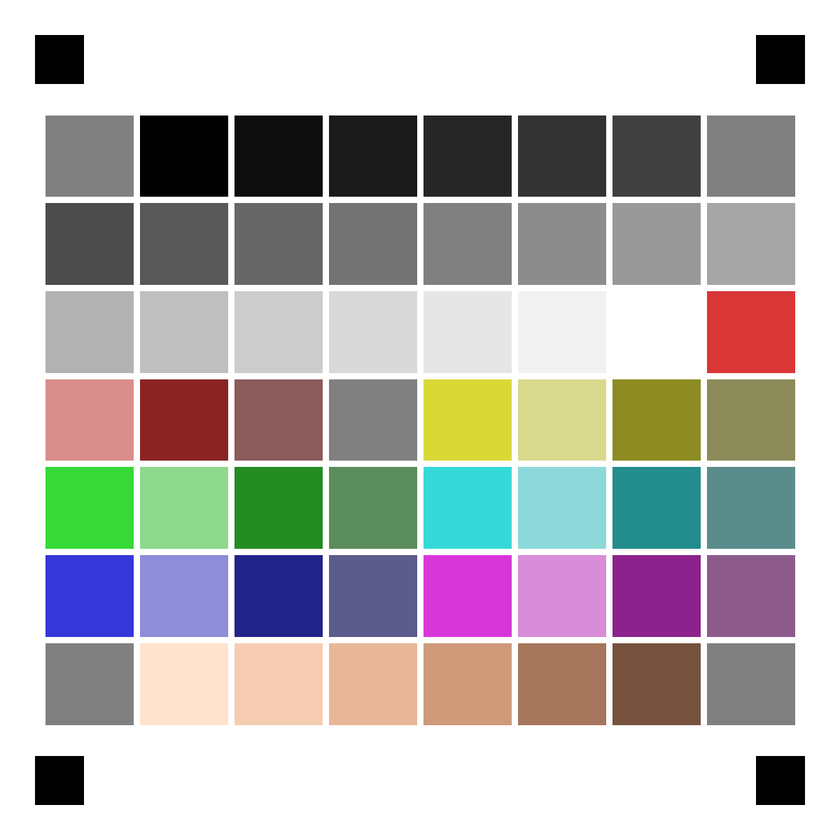
#> input picture tools/chart/reference-chart.png, 840 x 840 px, shrunk from 1200 x 1200 before the run
$ python fit-filter.py chart/reference-chart.png
#> lines starting #> are read from the running program, lines starting #| are printed output that depends on the picture; after the words box and inside, x2 and y2 are one past the last pixel; in counts of white or black regions, pixels touching at a corner belong together
#!/usr/bin/env python3
"""
필터 앱이 적용한 룩을 photobooth 의 FilmGrade 로 역산합니다.

    tools/.venv/bin/python tools/fit-filter.py 내보낸사진.jpg --name "Dazz Classic" --key dazzClassic

원리
  FilmGrade 는 채도 → 채널별 톤커브 → 그레인 순서로 적용됩니다.
  차트의 **중성 회색 패치는 R=G=B 라 채도 단계를 통과해도 값이 변하지 않으므로**,
  그 출력이 곧 채널별 톤커브입니다. 커브를 먼저 확정한 뒤, 컬러 패치에서
  "채도 s 를 넣고 그 커브를 태웠을 때 측정값과 가장 가까워지는 s" 를 1차원 탐색합니다.

  비네팅을 넣는 앱이 많아서, 같은 회색 감시 패치 5개로 반경 방향 감쇠를 먼저 모델링하고
  (gain = 1 + k·r²) 모든 측정값을 보정한 뒤에 커브를 뜹니다. 이걸 빼먹으면 바깥쪽 패치가
  어둡게 측정돼 커브 전체가 아래로 눌립니다.

한계
  · 앱이 넣는 라이트리크·색수차·국소 대비(clarity) 처럼 위치마다 다른 효과는 담기지 않습니다.
    FilmGrade 가 표현할 수 있는 전역 색 변환만 뽑아냅니다.
  · 얼굴을 인식해 피부만 따로 보정하는 앱(SODA·SNOW 계열)은 차트로 재현되지 않습니다.
  · 그레인은 **낮게 잡힙니다**. 알갱이는 거의 순수한 고주파라 JPEG 양자화가 먼저 지웁니다.
    알려진 값 0.35 를 넣고 왕복시켜 봤을 때 0.23 이 나왔으므로(비네팅 18%+1080 축소+q92),
    눈으로 보고 1.5배쯤 올려 잡는 편이 실제에 가깝습니다. 커브·채도는 이 영향을 받지 않습니다
    (오차 0.006 이하 — 255단계로 2 미만).
"""

import argparse
import json
import sys
from pathlib import Path

import numpy as np
from PIL import Image, ImageCms

CHART_DIR = Path(__file__).resolve().parent / "chart"


# ── 이미지 읽기 ────────────────────────────────────────────────────────
def load_srgb(path: Path) -> np.ndarray:
    """사진을 sRGB 로 맞춰 읽습니다. 아이폰 내보내기는 Display P3 인 경우가 많습니다."""
    image = Image.open(path)
    icc = image.info.get("icc_profile")
    if icc:
        try:
            source = ImageCms.ImageCmsProfile(__import__("io").BytesIO(icc))
            name = ImageCms.getProfileDescription(source).strip()
            if "sRGB" not in name:
                print(f"  색공간 변환: {name} → sRGB")
                image = ImageCms.profileToProfile(
                    image, source, ImageCms.createProfile("sRGB"), outputMode="RGB"
                )
        except Exception as error:  # 프로파일이 깨져 있어도 진행합니다
            print(f"  (색공간 변환 건너뜀: {error})")
    return np.asarray(image.convert("RGB"), dtype=np.float64)


# ── 기준점 검출 ────────────────────────────────────────────────────────
def find_markers(gray: np.ndarray, expected_px: float) -> list[tuple[float, float]]:
    """네 귀퉁이의 검은 사각형 중심을 찾습니다."""
    height, width = gray.shape
    frac = 0.16
    box_w, box_h = int(width * frac), int(height * frac)
    regions = [
        (0, 0, box_w, box_h),
        (width - box_w, 0, width, box_h),
        (0, height - box_h, box_w, height),
        (width - box_w, height - box_h, width, height),
    ]

    centers = []
    for x0, y0, x1, y1 in regions:
        sub = gray[y0:y1, x0:x1]
        # 흰 여백 속 검은 사각형이라 국소 대비가 확실합니다. 비네팅이 있어도 유지됩니다.
        threshold = sub.min() + (sub.max() - sub.min()) * 0.4
        mask = sub <= threshold
        if mask.sum() < 16:
            raise SystemExit("기준점을 찾지 못했습니다 — 차트를 자르지 않고 내보냈는지 확인하세요.")
        ys, xs = np.nonzero(mask)
        cx, cy = xs.mean(), ys.mean()
        # 한 번 더 좁혀 잡습니다 — 근처 패치가 걸려 들었을 때 중심이 끌려가는 걸 막습니다.
        half = expected_px * 0.9
        keep = (np.abs(xs - cx) < half) & (np.abs(ys - cy) < half)
        if keep.sum() >= 16:
            xs, ys = xs[keep], ys[keep]
        area_ratio = len(xs) / (expected_px**2)
        if not 0.4 < area_ratio < 2.5:
            print(f"  경고: 기준점 넓이가 예상의 {area_ratio:.2f}배입니다(1.0 이 정상)")
        centers.append((x0 + xs.mean(), y0 + ys.mean()))
    return centers


def fit_affine(chart_pts, image_pts):
    """차트 좌표 → 사진 좌표 아핀 변환. 축소·이동·약간의 회전을 함께 흡수합니다."""
    A, bx, by = [], [], []
    for (cx, cy), (ix, iy) in zip(chart_pts, image_pts):
        A.append([cx, cy, 1])
        bx.append(ix)
        by.append(iy)
    A = np.array(A)
    px, *_ = np.linalg.lstsq(A, np.array(bx), rcond=None)
    py, *_ = np.linalg.lstsq(A, np.array(by), rcond=None)
    residual = max(
        abs(np.array(A) @ px - np.array(bx)).max(),
        abs(np.array(A) @ py - np.array(by)).max(),
    )
    return (px, py), residual


def to_image(point, transform):
    px, py = transform
    x, y = point
    return px[0] * x + px[1] * y + px[2], py[0] * x + py[1] * y + py[2]


# ── 패치 측정 ──────────────────────────────────────────────────────────
def sample_patch(pixels: np.ndarray, rect, transform, shrink=0.55):
    """패치 안쪽만 잘라 채널별 중앙값을 냅니다. 중앙값이라 그레인·먼지에 흔들리지 않습니다."""
    x0, y0, x1, y1 = rect
    cx, cy = (x0 + x1) / 2, (y0 + y1) / 2
    half_w, half_h = (x1 - x0) / 2 * shrink, (y1 - y0) / 2 * shrink
    corners = [
        to_image((cx - half_w, cy - half_h), transform),
        to_image((cx + half_w, cy - half_h), transform),
        to_image((cx - half_w, cy + half_h), transform),
        to_image((cx + half_w, cy + half_h), transform),
    ]
    xs = [c[0] for c in corners]
    ys = [c[1] for c in corners]
    # 회전이 있어도 확실히 패치 안쪽인 영역만 씁니다.
    left, right = int(np.ceil(max(xs[0], xs[2]))), int(np.floor(min(xs[1], xs[3])))
    top, bottom = int(np.ceil(max(ys[0], ys[1]))), int(np.floor(min(ys[2], ys[3])))
    height, width = pixels.shape[:2]
    left, top = max(0, left), max(0, top)
    right, bottom = min(width, right), min(height, bottom)
    if right - left < 3 or bottom - top < 3:
        raise SystemExit("패치 영역이 너무 작습니다 — 내보낸 사진이 지나치게 작지 않은지 확인하세요.")
    region = pixels[top:bottom, left:right]
    return np.median(region.reshape(-1, 3), axis=0), region


# ── 비네팅 ─────────────────────────────────────────────────────────────
def fit_vignette(guards, chart_size):
    """감시 패치 5개로 gain = g0·(1 + k·r²) 를 맞춥니다. r 은 중심에서의 정규화 거리."""
    radii, values = [], []
    for patch, measured, _ in guards:
        cx, cy = patch["center"]
        nx = (cx - chart_size / 2) / (chart_size / 2)
        ny = (cy - chart_size / 2) / (chart_size / 2)
        radii.append(nx * nx + ny * ny)  # r²
        values.append(float(np.mean(measured)))
    radii = np.array(radii)
    values = np.array(values)
    # values ≈ g0 + g0·k·r²  → 선형 회귀 후 k = 기울기/절편
    A = np.stack([np.ones_like(radii), radii], axis=1)
    (g0, slope), *_ = np.linalg.lstsq(A, values, rcond=None)
    k = slope / g0 if g0 > 1e-6 else 0.0
    return g0, k


def vignette_gain(patch, k, chart_size):
    cx, cy = patch["center"]
    nx = (cx - chart_size / 2) / (chart_size / 2)
    ny = (cy - chart_size / 2) / (chart_size / 2)
    return 1 + k * (nx * nx + ny * ny)


# ── 커브 ───────────────────────────────────────────────────────────────
def build_lut(table: list[float]) -> np.ndarray:
    """filmGrade.ts 의 buildLut 과 같은 식입니다(9제어점 선형보간 → 256칸)."""
    n = len(table) - 1
    lut = np.empty(256)
    for i in range(256):
        t = (i / 255) * n
        k = min(n - 1, int(np.floor(t)))
        f = t - k
        lut[i] = round((table[k] + (table[k + 1] - table[k]) * f) * 255)
    return lut


def fit_curve(neutrals) -> dict[str, list[float]]:
    """중성 패치의 입력→출력 관계를 9개 제어점으로 줄입니다."""
    inputs = np.array([p["rgb"][0] for p, _, _ in neutrals], dtype=float)
    order = np.argsort(inputs)
    inputs = inputs[order]
    curves = {}
    for channel in range(3):
        outputs = np.array([m[channel] for _, m, _ in neutrals], dtype=float)[order]
        control = np.interp(np.linspace(0, 255, 9), inputs, outputs) / 255
        control = np.clip(control, 0, 1)
        monotone = np.maximum.accumulate(control)
        if np.max(np.abs(monotone - control)) > 0.006:
            print("  경고: 커브가 단조롭지 않습니다 — 측정 잡음이거나 국소 보정을 쓰는 앱입니다")
        curves["rgb"[channel]] = [round(float(v), 4) for v in monotone]
    return curves


def saturate_matrix(s: float) -> np.ndarray:
    return np.array([
        [0.213 + 0.787 * s, 0.715 - 0.715 * s, 0.072 - 0.072 * s],
        [0.213 - 0.213 * s, 0.715 + 0.285 * s, 0.072 - 0.072 * s],
        [0.213 - 0.213 * s, 0.715 - 0.715 * s, 0.072 + 0.928 * s],
    ])


def fit_saturation(colors, curves) -> tuple[float, float]:
    """채도 → 커브 순서로 넣었을 때 컬러 패치를 가장 잘 맞히는 s 를 찾습니다."""
    luts = [build_lut(curves[c]) for c in "rgb"]
    inputs = np.array([p["rgb"] for p, _, _ in colors], dtype=float)
    measured = np.array([m for _, m, _ in colors], dtype=float)

    best_s, best_error = 1.0, float("inf")
    for s in np.arange(0.0, 2.0005, 0.005):
        shifted = np.clip(inputs @ saturate_matrix(s).T, 0, 255)
        index = np.rint(shifted).astype(int)
        predicted = np.stack([luts[c][index[:, c]] for c in range(3)], axis=1)
        error = float(np.mean((predicted - measured) ** 2))
        if error < best_error:
            best_s, best_error = float(s), error
    return best_s, np.sqrt(best_error)


# ── 그레인 ─────────────────────────────────────────────────────────────
def estimate_grain(neutrals, guards) -> tuple[float, float]:
    """중간톤 패치의 평면 제거 후 잔차 표준편차 → grain = std / 8.66.

    filmGrade.ts 는 진폭 `grain×30` 인 균등난수를 더하므로 표준편차는 `grain×30/√12`
    = `grain×8.66` 입니다. 다만 그 난수에는 밝기 가중치
    `weight = 1 − |luma−0.5|×1.6` 이 곱해지므로, 패치마다 자기 가중치로 되나눠야
    합니다. 안 그러면 가중치가 1보다 작은 패치들 때문에 결과가 15%쯤 낮게 나옵니다.
    """
    samples = []
    for patch, measured, region in neutrals + guards:
        luma = float(np.mean(measured))
        if not 90 <= luma <= 170:          # 그레인 가중치가 1 에 가까운 구간
            continue
        weight = 1 - abs(luma / 255 - 0.5) * 1.6
        if weight <= 0.5:
            continue
        gray = region @ np.array([0.299, 0.587, 0.114])
        h, w = gray.shape
        ys, xs = np.mgrid[0:h, 0:w]
        # 비네팅·조명 기울기를 평면으로 빼고 남은 것만 노이즈로 봅니다.
        A = np.stack([xs.ravel(), ys.ravel(), np.ones(h * w)], axis=1)
        coefficients, *_ = np.linalg.lstsq(A, gray.ravel(), rcond=None)
        samples.append(float(np.std(gray.ravel() - A @ coefficients)) / weight)
    if not samples:
        return 0.0, 0.0
    std = float(np.median(samples))
    return std / 8.66, std


def main():
    parser = argparse.ArgumentParser(description="필터 앱의 룩을 FilmGrade 로 역산합니다")
    parser.add_argument("image", type=Path, help="필터를 적용해 내보낸 차트 사진")
    parser.add_argument("--name", default="Fitted", help="필터 표시 이름")
    parser.add_argument("--key", default="fitted", help="필터 키(영문)")
    args = parser.parse_args()

    meta = json.loads((CHART_DIR / "reference-chart.json").read_text(encoding="utf-8"))
#> (reads tools/chart/reference-chart.json from the repository)
    chart_size = meta["size"]

    print(f"읽는 중: {args.image}")
    pixels = load_srgb(args.image)
#> in load_srgb, image is the input picture: PIL image 840x840 RGB; mean R, G, B 183.7, 181.1, 179.5
#> in load_srgb, `name = ImageCms.getProfileDescription(source).strip()`: name = 'sRGB built-in'
    height, width = pixels.shape[:2]
#> height = 840; width = 840
    print(f"  크기 {width}×{height}")
#|   크기 840×840

    gray = pixels @ np.array([0.299, 0.587, 0.114])
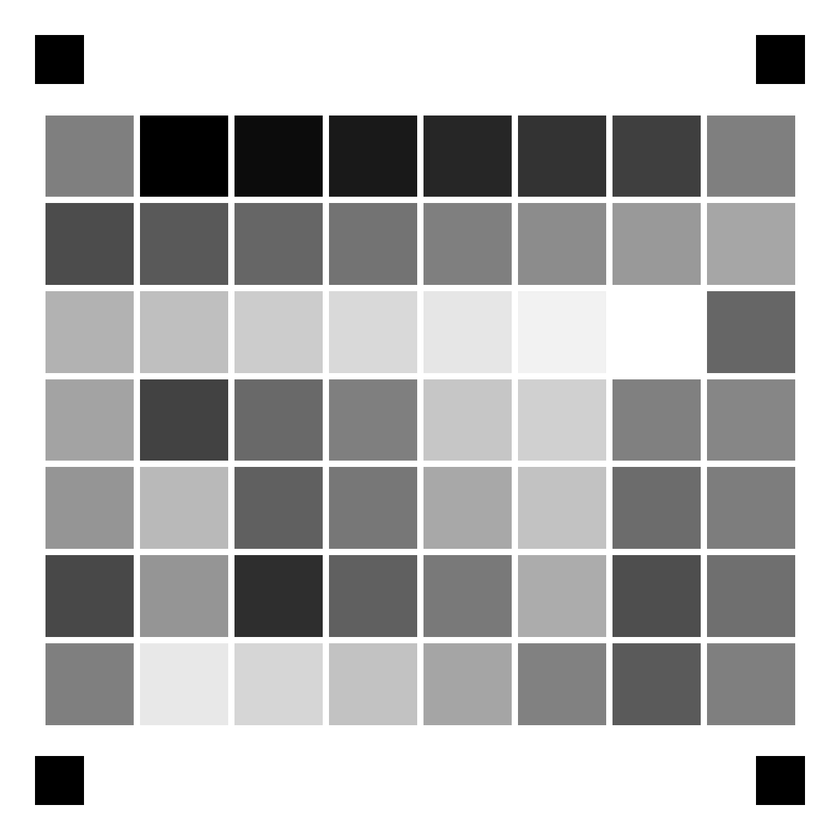
#> gray: shape (840, 840) float64; min 0, max 255, mean 181.7
    expected_marker = meta["marker_size"] / chart_size * width
#> expected_marker = 49
    markers = find_markers(gray, expected_marker)
#> the loop in find_markers, `for x0, y0, x1, y1 in regions:` made 4 passes
#> (cx, cy) on passes 1 to 4: (59, 59), (74, 59), (59, 74), (74, 74)
#> pass 1, in find_markers, `sub = gray[y0:y1, x0:x1]`:
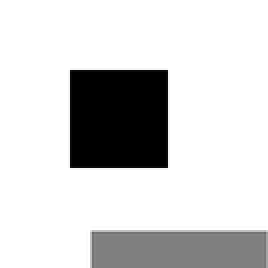
#> sub: shape (134, 134) float64 (shown 2 times larger); min 0, max 255, mean 209.3
#> pass 1, in find_markers, `mask = sub <= threshold`:
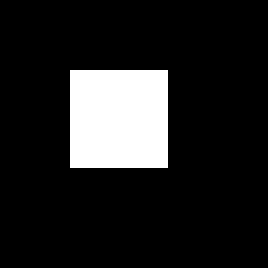
#> mask: shape (134, 134) bool (shown 2 times larger); 13.4% white; 1 white region, box (x1, y1, x2, y2) and area: (35, 35, 84, 84) 2401
#> pass 2, in find_markers, `sub = gray[y0:y1, x0:x1]`:
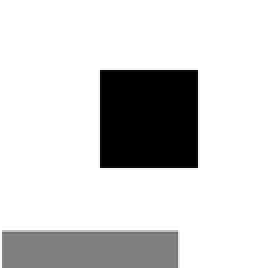
#> sub: shape (134, 134) float64 (shown 2 times larger); min 0, max 255, mean 209.3
#> pass 2, in find_markers, `mask = sub <= threshold`:
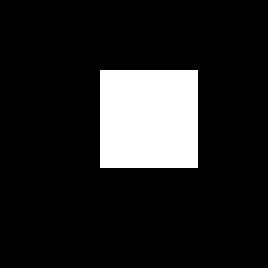
#> mask: shape (134, 134) bool (shown 2 times larger); 13.4% white; 1 white region, box (x1, y1, x2, y2) and area: (50, 35, 99, 84) 2401
#> after the loop in find_markers, `for x0, y0, x1, y1 in regions:`:
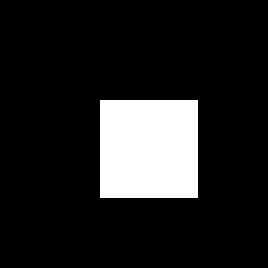
#> mask: shape (134, 134) bool (shown 2 times larger); 13.4% white; 1 white region, box (x1, y1, x2, y2) and area: (50, 50, 99, 99) 2401
#> after the loop in find_markers, `for x0, y0, x1, y1 in regions:`: centers = [(59, 59), (780, 59), (59, 780), (780, 780)]
#> markers = [(59, 59), (780, 59), (59, 780), (780, 780)]
    transform, residual = fit_affine(meta["markers"], markers)
#> the loop in fit_affine, `for (cx, cy), (ix, iy) in zip(chart_pts, image_pts):` made 4 passes
#> (cx, cy, ix, iy) on passes 1 to 4: (85, 85, 59, 59), (1115, 85, 780, 59), (85, 1115, 59, 780), (1115, 1115, 780, 780)
#> after the loop in fit_affine, `for (cx, cy), (ix, iy) in zip(chart_pts, image_pts):`: A = [[85, 85, 1], [1115, 85, 1], [85, 1115, 1], [1115, 1115, 1]]; bx = [59, 780, 59, 780]; by = [59, 59, 780, 780]
#> in fit_affine, `px, *_ = np.linalg.lstsq(A, np.array(bx), rcond=None)`: px = [0.7, 2.49e-16, -0.5]
#> in fit_affine, `py, *_ = np.linalg.lstsq(A, np.array(by), rcond=None)`: py = [-4.35e-16, 0.7, -0.5]
#> in fit_affine, `residual = max( abs(np.array(A) @ px - np.array(bx)).max(), abs(np.arr..`: residual = 5.47e-13
#> transform = ([0.7, 2.49e-16, -0.5], [-4.35e-16, 0.7, -0.5]); residual = 5.47e-13
    print(f"  기준점 정합 오차 {residual:.2f}px", end="")
#|   기준점 정합 오차 0.00px
    print(" — 양호" if residual < 3 else " — 큽니다(자르기·왜곡 의심)")
#|  — 양호

    measured = {"neutral": [], "guard": [], "color": [], "filler": []}
    for patch in meta["patches"]:
        value, region = sample_patch(pixels, patch["rect"], transform)
        measured[patch["role"]].append((patch, value, region))
#> this loop made 56 passes
#> (xs in sample_patch, ys in sample_patch, left in sample_patch, right in sample_patch, top in sample_patch, bottom in sample_patch) on passes 1 to 7: ([64.69, 112.8, 64.69, 112.8], [133.2, 133.2, 177.8, 177.8], 65, 112, 134, 177), ([159.2, 207.3, 159.2, 207.3], [133.2, 133.2, 177.8, 177.8], 160, 207, 134, 177), ([253.7, 301.8, 253.7, 301.8], [133.2, 133.2, 177.8, 177.8], 254, 301, 134, 177), ([348.2, 396.3, 348.2, 396.3], [133.2, 133.2, 177.8, 177.8], 349, 396, 134, 177), ([442.7, 490.8, 442.7, 490.8], [133.2, 133.2, 177.8, 177.8], 443, 490, 134, 177), ([537.2, 585.3, 537.2, 585.3], [133.2, 133.2, 177.8, 177.8], 538, 585, 134, 177), ([631.7, 679.8, 631.7, 679.8], [133.2, 133.2, 177.8, 177.8], 632, 679, 134, 177)
#> (xs in sample_patch, ys in sample_patch, left in sample_patch, right in sample_patch) on pass 24: ([726.2, 774.3, 726.2, 774.3], [309.2, 309.2, 353.8, 353.8], 727, 774)

    # ① 비네팅 — 커브를 뜨기 전에 먼저 걷어냅니다.
    g0, k = fit_vignette(measured["guard"], chart_size)
    if abs(k) > 0.02:
        print(f"  비네팅 감지: 가장자리 {k * 100:+.1f}% (보정 후 커브를 뜹니다)")
        for role in ("neutral", "color"):
            corrected = []
            for patch, value, region in measured[role]:
                gain = vignette_gain(patch, k, chart_size)
                corrected.append((patch, value / gain, region))
            measured[role] = corrected
    else:
        print("  비네팅 없음")

    # ② 커브 → ③ 채도 → ④ 그레인
    curves = fit_curve(measured["neutral"])
    saturation, sat_error = fit_saturation(measured["color"], curves)
    grain, grain_std = estimate_grain(measured["neutral"], measured["guard"])

    print(f"  채도 {saturation:.2f} (컬러 패치 잔차 {sat_error:.1f}/255)")
    if grain > 0.05:
        print(f"  그레인 {grain:.2f} (중간톤 표준편차 {grain_std:.1f})"
              f" — JPEG 가 알갱이를 지우므로 실제론 {grain * 1.5:.2f} 쯤일 수 있습니다")
    else:
        print("  그레인 없음")

    black_lift = curves["r"][0]
    print(f"  들린 검정 {black_lift:.3f}" + ("  ← 필름 룩의 핵심" if black_lift > 0.04 else ""))

    def fmt(values):
        return ", ".join(f"{v:g}" for v in values)

    print("\n──────── src/config/filters.ts 에 붙여넣으세요 ────────\n")
    print("  {")
    print(f'    key: "{args.key}",')
    print(f'    name: "{args.name}",')
    print('    css: "none",')
    print("    film: {")
    print(f"      r: [{fmt(curves['r'])}],")
    print(f"      g: [{fmt(curves['g'])}],")
    print(f"      b: [{fmt(curves['b'])}],")
    if abs(saturation - 1) > 0.01:
        print(f"      saturation: {saturation:.2f},")
    if grain > 0.05:
        print(f"      grain: {min(grain, 1.0):.2f},")
    print("    },")
    print("  },")
    print()


if __name__ == "__main__":
    sys.exit(main())
#> (the program exits here)
